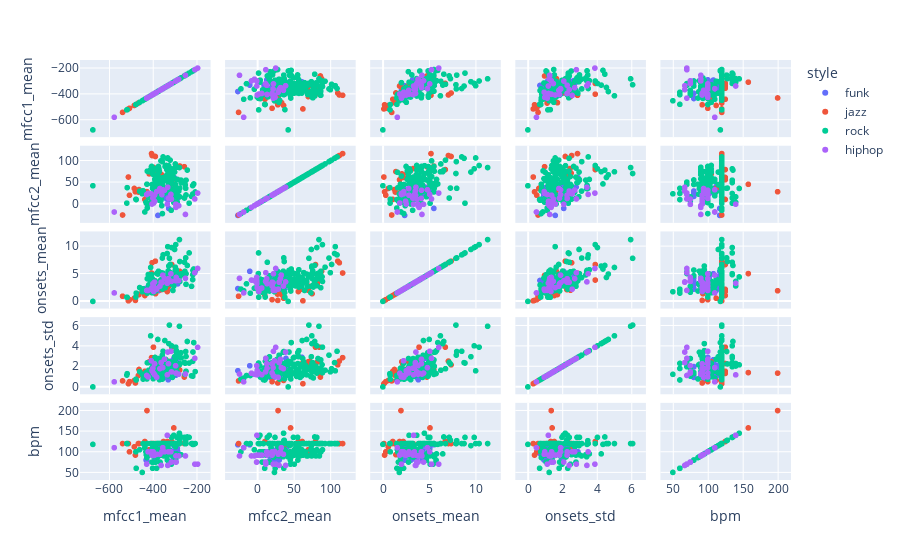

The cell this chart's notebook holds for it:
### Code cell
import plotly.express as px
lst=df.columns
lst=['style','bpm','mfcc1_mean', 'mfcc2_mean', 'mfcc3_mean',
       'mfcc4_mean', 'mfcc5_mean', 'mfcc6_mean', 'mfcc7_mean', 'mfcc8_mean',
       'mfcc9_mean', 'mfcc10_mean', 'mfcc11_mean', 'mfcc12_mean',
       'mfcc13_mean', 'mfcc1_std', 'mfcc2_std', 'mfcc3_std', 'mfcc4_std',
       'mfcc5_std', 'mfcc6_std', 'mfcc7_std', 'mfcc8_std', 'mfcc9_std',
       'mfcc10_std', 'mfcc11_std', 'mfcc12_std', 'mfcc13_std',
       'delta_mfcc1_mean', 'delta_mfcc2_mean', 'delta_mfcc3_mean',
       'delta_mfcc4_mean', 'delta_mfcc5_mean', 'delta_mfcc6_mean',
       'delta_mfcc7_mean', 'delta_mfcc8_mean', 'delta_mfcc9_mean',
       'delta_mfcc10_mean', 'delta_mfcc11_mean', 'delta_mfcc12_mean',
       'delta_mfcc13_mean', 'delta_mfcc1_std', 'delta_mfcc2_std',
       'delta_mfcc3_std', 'delta_mfcc4_std', 'delta_mfcc5_std',
       'delta_mfcc6_std', 'delta_mfcc7_std', 'delta_mfcc8_std',
       'delta_mfcc9_std', 'delta_mfcc10_std', 'delta_mfcc11_std',
       'delta_mfcc12_std', 'delta_mfcc13_std',\
       'centroid_mean','centroid_std','rms_mean','rms_std','zcr_mean','zcr_std','crest_mean','crest_std','flux_mean','flux_std','onsets_mean', 'onsets_std','onsets_mid_mean', 'onsets_mid_std',
       'onsets_high_mean', 'onsets_high_std']
fig = px.scatter_matrix(df[lst],dimensions=['mfcc1_mean', 'mfcc2_mean','onsets_mean','onsets_std','bpm'],color='style')
fig.show()

### Figure 1 — Plotly figure (JSON) as saved in the notebook; plotly's stock layout.template omitted (floating-point values rounded to 4 significant figures; data arrays with more than 128 entries replaced by an {"elided": "..."} marker saying what was removed)
{"data": [{"dimensions": [{"axis": {"matches": true}, "label": "mfcc1_mean", "values": [-432.6, -314.4, -429.3, -392.4, -378.4, -328.9, -303.5, -318.3, -316.8, -333.9, -287.6, -338.3, -346.3, -341.2, -389.7, -383.5, -373.4, -355.7, -361.8, -328.9, -289.5, -293.7, -340.6, -305.2, -296.0, -309.8, -331.2, -354.0]}, {"axis": {"matches": true}, "label": "mfcc2_mean", "values": [22.5, 40.67, 28.14, 29.78, -26.91, -10.65, 60.91, 23.36, 27.71, 9.842, 12.7, 21.82, 25.41, 12.52, 36.99, 37.87, 28.91, 40.44, 33.66, 20.78, 27.09, 27.2, 31.19, 38.98, 17.15, 22.8, 8.96, 17.69]}, {"axis": {"matches": true}, "label": "onsets_mean", "values": [2.385, 4.287, 2.247, 3.061, 2.344, 5.497, 3.903, 4.312, 4.157, 2.324, 3.2, 2.8, 3.2, 2.479, 2.228, 3.038, 1.986, 2.928, 2.883, 3.447, 4.962, 5.058, 3.537, 4.543, 3.673, 4.279, 3.822, 3.67]}, {"axis": {"matches": true}, "label": "onsets_std", "values": [0.9322, 1.916, 1.214, 1.998, 1.589, 2.078, 2.904, 1.971, 2.539, 0.8258, 1.4, 0.9274, 1.47, 0.9572, 1.138, 1.018, 1.056, 2.142, 1.696, 1.647, 2.371, 2.667, 2.496, 2.8, 1.152, 1.958, 0.7001, 0.928]}, {"axis": {"matches": true}, "label": "bpm", "values": [80, 95, 80, 80, 117, 117, 100, 102, 102, 100, 100, 100, 100, 100, 112, 112, 112, 112, 112, 95, 108, 108, 95, 115, 80, 80, 96, 96]}], "hovertemplate": "style=funk<br>%{xaxis.title.text}=%{x}<br>%{yaxis.title.text}=%{y}<extra></extra>", "legendgroup": "funk", "marker": {"color": "#636efa", "symbol": "circle"}, "name": "funk", "showlegend": true, "type": "splom"}, {"dimensions": [{"axis": {"matches": true}, "label": "mfcc1_mean", "values": [-362.7, -389.2, -352.9, -438.1, -335.4, -315.4, -467.7, -428.3, -513.4, -540.1, -464.9, -330.0, -407.5, -398.9, -405.0, -278.7, -333.3, -390.1, -257.6, -417.9, -481.3, -305.6, -508.3, -486.4]}, {"axis": {"matches": true}, "label": "mfcc2_mean", "values": [68.25, 74.8, 61.23, 10.17, 55.93, 79.44, 27.37, 28.11, 62.19, -25.98, 33.07, 71.3, 116.6, 84.74, 112.1, 87.75, 81.92, 109.9, 86.16, 69.52, 27.8, 45.28, 19.92, 35.68]}, {"axis": {"matches": true}, "label": "onsets_mean", "values": [2.146, 1.403, 2.203, 1.072, 1.801, 6.732, 1.337, 1.95, 0.1094, 0.95, 1.25, 2.75, 5.188, 3.898, 7.062, 5.5, 3.263, 7.353, 4.75, 2.04, 0.1818, 5.079, 0.314, 0.5852]}, {"axis": {"matches": true}, "label": "onsets_std", "values": [2.258, 1.493, 2.299, 1.535, 1.324, 3.906, 1.116, 1.353, 0.3121, 0.5895, 1.714, 2.507, 2.877, 3.905, 2.536, 1.658, 2.446, 2.168, 0.9682, 2.471, 0.3857, 1.405, 0.5148, 0.6339]}, {"axis": {"matches": true}, "label": "bpm", "values": [102, 93, 125, 125, 125, 125, 120, 200, 120, 120, 120, 120, 120, 120, 120, 120, 120, 120, 120, 105, 92, 158, 100, 112]}], "hovertemplate": "style=jazz<br>%{xaxis.title.text}=%{x}<br>%{yaxis.title.text}=%{y}<extra></extra>", "legendgroup": "jazz", "marker": {"color": "#EF553B", "symbol": "circle"}, "name": "jazz", "showlegend": true, "type": "splom"}, {"dimensions": [{"axis": {"matches": true}, "label": "mfcc1_mean", "values": {"elided": "167 float values"}}, {"axis": {"matches": true}, "label": "mfcc2_mean", "values": {"elided": "167 float values"}}, {"axis": {"matches": true}, "label": "onsets_mean", "values": {"elided": "167 float values"}}, {"axis": {"matches": true}, "label": "onsets_std", "values": {"elided": "167 float values"}}, {"axis": {"matches": true}, "label": "bpm", "values": {"elided": "167 int values"}}], "hovertemplate": "style=rock<br>%{xaxis.title.text}=%{x}<br>%{yaxis.title.text}=%{y}<extra></extra>", "legendgroup": "rock", "marker": {"color": "#00cc96", "symbol": "circle"}, "name": "rock", "showlegend": true, "type": "splom"}, {"dimensions": [{"axis": {"matches": true}, "label": "mfcc1_mean", "values": [-393.8, -401.3, -393.4, -405.3, -397.8, -356.2, -578.1, -329.9, -319.0, -348.3, -360.2, -399.8, -423.5, -408.8, -335.6, -316.5, -294.9, -297.3, -196.7, -363.6, -333.6, -209.4, -383.8, -369.3, -429.8, -295.9, -252.4, -283.0]}, {"axis": {"matches": true}, "label": "mfcc2_mean", "values": [19.99, 13.09, 5.851, -0.4812, 1.848, 32.59, -18.98, 12.63, 21.83, 31.42, 21.35, 19.94, 24.04, 23.1, -0.8894, 11.04, -1.252, -1.111, 24.89, 29.59, 38.48, 11.31, 28.37, 35.46, 21.54, -8.263, -24.67, -4.265]}, {"axis": {"matches": true}, "label": "onsets_mean", "values": [3.519, 3.233, 2.444, 2.524, 1.818, 4.8, 1.556, 4.152, 5.048, 4.159, 3.395, 2.811, 2, 2.231, 3.309, 3.656, 4.385, 3.793, 6.018, 3.505, 3.566, 5.241, 2.251, 2.78, 2.008, 3.9, 4.213, 3.789]}, {"axis": {"matches": true}, "label": "onsets_std", "values": [2.272, 1.834, 1.197, 1.592, 1.336, 1.894, 0.4969, 2.279, 3.493, 2.713, 1.894, 1.374, 0.9789, 2.567, 1.186, 1.478, 1.361, 2.082, 3.885, 2.393, 3.421, 2.809, 0.9441, 1.796, 1.124, 1.347, 1.262, 1.245]}, {"axis": {"matches": true}, "label": "bpm", "values": [92, 92, 92, 92, 92, 110, 110, 100, 100, 100, 100, 100, 100, 100, 140, 75, 75, 75, 70, 67, 67, 70, 94, 94, 70, 90, 90, 90]}], "hovertemplate": "style=hiphop<br>%{xaxis.title.text}=%{x}<br>%{yaxis.title.text}=%{y}<extra></extra>", "legendgroup": "hiphop", "marker": {"color": "#ab63fa", "symbol": "circle"}, "name": "hiphop", "showlegend": true, "type": "splom"}], "layout": {"dragmode": "select", "legend": {"title": {"text": "style"}, "tracegroupgap": 0}, "margin": {"t": 60}}}
